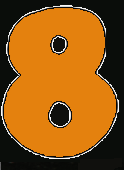
#> input picture res/ui/denka/print_nums/eight_.png, 124 x 170 px
$ python resize.py
#> lines starting #> are read from the running program, lines starting #| are printed output that depends on the picture
from PIL import Image, ImageDraw, ImageFilter

def resize_image(input_image_path, output_image_path, size):
    """
    Resize an image using PIL.

    Parameters:
    input_image_path (str): The path to the input image file.
    output_image_path (str): The path to save the resized image.
    size (tuple): A tuple containing the width and height of the resized image.
    """
#> called with input_image_path = 'eight_.png', output_image_path = 'eight.png', size = (115, 150)
    original_image = Image.open(input_image_path)
#> original_image is the input picture: PIL image 124x170 RGBA; mean R, G, B, A 145.7, 88.4, 19.8, 255
    resized_image = original_image.resize(size)
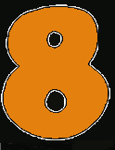
#> resized_image: PIL image 115x150 RGBA; mean R, G, B, A 145.7, 88.4, 19.9, 255
    resized_image.save(output_image_path)

    # Example usage:
input_image_path = "eight_.png"
output_image_path = "eight.png"
new_size = (115, 150)  # New size (width, height) in pixels
resize_image(input_image_path, output_image_path, new_size)

input_image_path = "six_.png"
output_image_path = "six.png"
new_size = (115, 150)  # New size (width, height) in pixels
resize_image(input_image_path, output_image_path, new_size)
#> call 2 of resize_image, with input_image_path = 'six_.png', output_image_path = 'six.png', size = (115, 150)
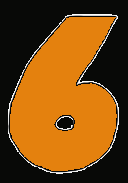
#> input picture res/ui/denka/print_nums/six_.png, 128 x 183 px
#> in resize_image, original_image is the input picture: PIL image 128x183 RGBA; mean R, G, B, A 120.9, 73.5, 17, 255
#> in resize_image (call 2), `resized_image = original_image.resize(size)`:
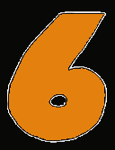
#> resized_image: PIL image 115x150 RGBA; mean R, G, B, A 121, 73.6, 17.1, 255

input_image_path = "four_.png"
output_image_path = "four.png"
new_size = (115, 150)  # New size (width, height) in pixels
resize_image(input_image_path, output_image_path, new_size)
#> call 3 of resize_image, with input_image_path = 'four_.png', output_image_path = 'four.png', size = (115, 150)
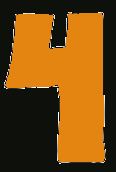
#> input picture res/ui/denka/print_nums/four_.png, 116 x 172 px
#> in resize_image, original_image is the input picture: PIL image 116x172 RGBA; mean R, G, B, A 118.9, 74.7, 17.5, 255
#> in resize_image (call 3), `resized_image = original_image.resize(size)`:
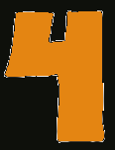
#> resized_image: PIL image 115x150 RGBA; mean R, G, B, A 118.9, 74.7, 17.5, 255

input_image_path = "two_.png"
output_image_path = "two.png"
new_size = (115, 150)  # New size (width, height) in pixels
resize_image(input_image_path, output_image_path, new_size)
#> (the run stopped early here; a loop or call above may not have finished)
